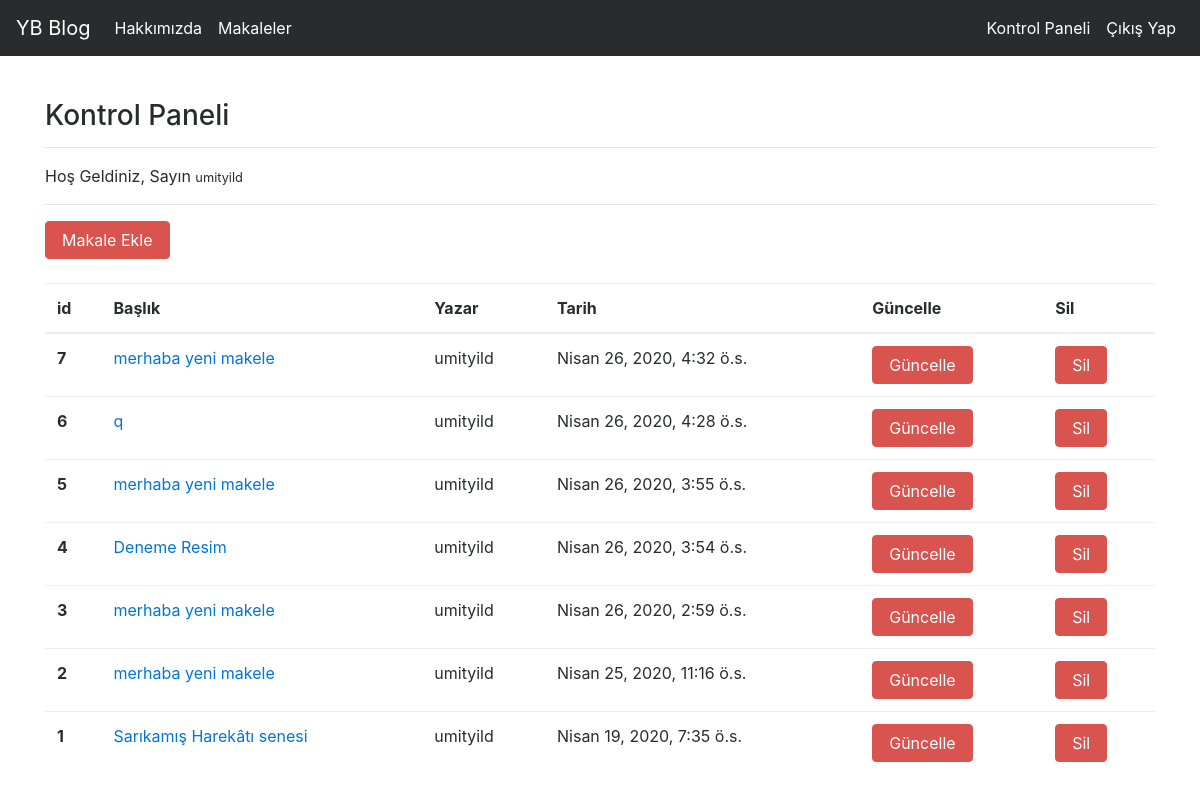
Screenshot of /articles/dashboard/ (signed in) with the database file from the repository.
### article/models.py (models this page shows, shortened)
class Article(models.Model):
    author=models.ForeignKey("auth.User",on_delete=models.CASCADE,verbose_name="Yazar")
    title=models.CharField(max_length=500,verbose_name="Başlık")
    context=RichTextField()
    created_date=models.DateTimeField(auto_now_add=True)
    article_image=models.FileField(blank=True,null=True,verbose_name="Makaleye Fotoğraf Ekle")
    class Meta:
         ordering = ['-created_date']

### article/views.py (the view)
# urls.py: path('dashboard/',views.dashboard,name="dashboard"),
@login_required(login_url="user:login")
def dashboard(request):
    article = Article.objects.filter(author=request.user)
    context={
      'articles':article
    }
    return render(request,"dashboard.html",context)

### templates/dashboard.html
{% extends "layout.html" %}
{% block body %}
<h3>Kontrol Paneli</h3>
<hr>
<p>Hoş Geldiniz, Sayın <small>{{ request.user.username}}</small></p>
<hr>
<a class="btn btn-danger" href="/articles/addarticle">Makale Ekle</a>
<br> <br>
{% if articles %}
<table class="table">
    <thead>
        <tr>
            <th scope="col">id</th>
            <th scope="col">Başlık</th>
            <th scope="col">Yazar</th>
            <th scope="col">Tarih</th>
            <th scope="col">Güncelle</th>
            <th scope="col">Sil</th>
        </tr>
    </thead>
    <tbody>
        {% for article in articles %}
        <tr>
            <th scope="row">{{article.id}}</th>
            <td><a href="/articles/article/{{article.id}}">{{article.title}}</a> </td>
            <td>{{article.author.username}}</td>
            <td>{{article.created_date}}</td>
            <td> <a href="/articles/update/{{article.id}}" class="btn btn-danger">Güncelle</a></td>
            <td> <a href="/articles/delete/{{article.id}}"class="btn btn-danger">Sil</a> </td>
        </tr>
        {% endfor %}
    </tbody>
</table>
{% else %}
    <div class = "alert alert-danger"> Henüz Bir Makaleniz  bulunmuyor! </div>
{% endif %}
{% endblock body %}

### rows the page displays
Article: id "7", title "merhaba yeni makele", author.username "umityild", created_date "Nisan 26, 2020, 4:32 ö.s."
Article: id "6", title "q", author.username "umityild", created_date "Nisan 26, 2020, 4:28 ö.s."
Article: id "5", title "merhaba yeni makele", author.username "umityild", created_date "Nisan 26, 2020, 3:55 ö.s."
Article: id "4", title "Deneme Resim", author.username "umityild", created_date "Nisan 26, 2020, 3:54 ö.s."
Article: id "3", title "merhaba yeni makele", author.username "umityild", created_date "Nisan 26, 2020, 2:59 ö.s."
Article: id "2", title "merhaba yeni makele", author.username "umityild", created_date "Nisan 25, 2020, 11:16 ö.s."
Article: id "1", title "Sarıkamış Harekâtı senesi", author.username "umityild", created_date "Nisan 19, 2020, 7:35 ö.s."

### other values shown
{{ request.user.username }} "umityild"
